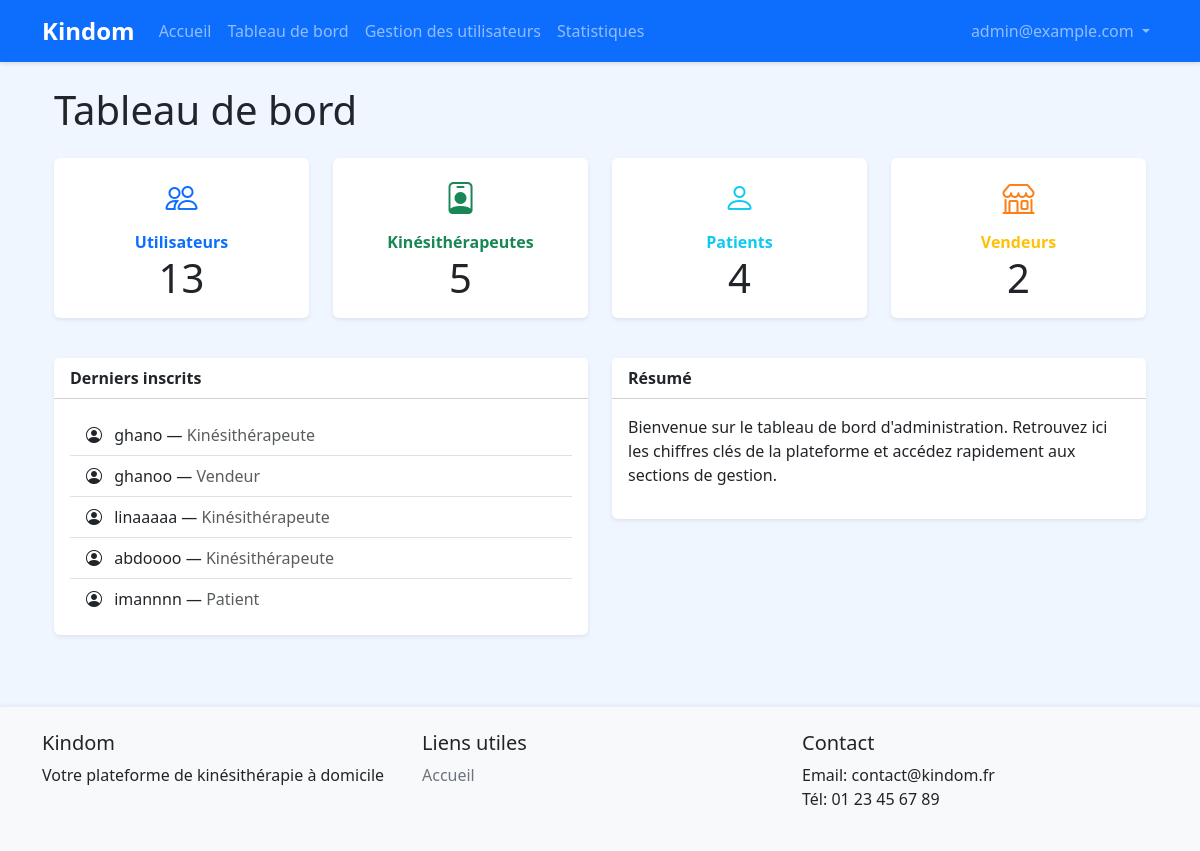
The page /admin-dashboard/ (signed in) on the database its author committed.
### accounts/models.py (models this page shows, shortened)
class CustomUser(AbstractUser):
    USER_TYPE_CHOICES = (
        ('patient', 'Patient'),
        ('kine', 'Kinésithérapeute'),
        ('vendor', 'Vendeur'),
        ('admin', 'Administrateur'),
    )
    user_type = models.CharField(max_length=20, choices=USER_TYPE_CHOICES, default='patient')
    phone_number = models.CharField(max_length=15, blank=True)
    address = models.TextField(blank=True)
    profile_picture = models.ImageField(upload_to='profile_pics/', blank=True, null=True)
    bio = models.TextField(blank=True)
    is_validated = models.BooleanField(default=True)  # True par défaut, sauf pour les kinés
    diplome = models.CharField(max_length=100, blank=True, null=True, verbose_name="Diplôme")
    wilaya = models.CharField(max_length=50, blank=True, null=True, verbose_name="Wilaya")
    diplome_file = models.ImageField(upload_to='diplomes/', blank=True, null=True, verbose_name="Photo du diplôme")

### accounts/views.py (the view)
# urls.py: path('admin-dashboard/', views.admin_dashboard, name='admin_dashboard'),
@staff_member_required
def admin_dashboard(request):
    stats = {
        'total_users': CustomUser.objects.exclude(user_type='admin').count(),
        'total_kines': CustomUser.objects.filter(user_type='kine').count(),
        'total_patients': CustomUser.objects.filter(user_type='patient').count(),
        'total_vendors': CustomUser.objects.filter(user_type='vendor').count(),
    }
    latest_users = CustomUser.objects.exclude(user_type='admin').order_by('-date_joined')[:5]
    return render(request, 'admin_custom/dashboard.html', {'stats': stats, 'latest_users': latest_users})

### templates/admin_custom/dashboard.html (shortened to what this page needs)
{% extends 'base.html' %}
{% block content %}
<div class="container-fluid">
    <h1 class="mb-4">Tableau de bord</h1>
    <div class="row mb-4">
        <div class="col-md-3 mb-3">
            <div class="card shadow-sm border-0">
                <div class="card-body text-center">
                    <div class="mb-2"><i class="bi bi-people" style="font-size:2rem; color:#0d6efd;"></i></div>
                    <div class="fw-bold text-primary">Utilisateurs</div>
                    <div class="display-6">{{ stats.total_users }}</div>
                </div>
            </div>
        </div>
        <div class="col-md-3 mb-3">
            <div class="card shadow-sm border-0">
                <div class="card-body text-center">
                    <div class="mb-2"><i class="bi bi-person-badge" style="font-size:2rem; color:#198754;"></i></div>
                    <div class="fw-bold text-success">Kinésithérapeutes</div>
                    <div class="display-6">{{ stats.total_kines }}</div>
                </div>
            </div>
        </div>
        <div class="col-md-3 mb-3">
            <div class="card shadow-sm border-0">
                <div class="card-body text-center">
                    <div class="mb-2"><i class="bi bi-person" style="font-size:2rem; color:#0dcaf0;"></i></div>
                    <div class="fw-bold text-info">Patients</div>
                    <div class="display-6">{{ stats.total_patients }}</div>
                </div>
            </div>
        </div>
        <div class="col-md-3 mb-3">
            <div class="card shadow-sm border-0">
                <div class="card-body text-center">
                    <div class="mb-2"><i class="bi bi-shop" style="font-size:2rem; color:#fd7e14;"></i></div>
                    <div class="fw-bold text-warning">Vendeurs</div>
                    <div class="display-6">{{ stats.total_vendors }}</div>
                </div>
            </div>
        </div>
    </div>
    <div class="row g-4">
        <div class="col-md-6">
            <div class="card shadow-sm border-0">
                <div class="card-header bg-white fw-bold">Derniers inscrits</div>
                <div class="card-body">
                    <ul class="list-group list-group-flush">
                        {% for user in latest_users %}
                        <li class="list-group-item">
                            <i class="bi bi-person-circle me-2"></i>
                            {{ user.username }} — <span class="text-muted">{{ user.get_user_type_display }}</span>
                        </li>
                        {% empty %}
                        <li class="list-group-item text-muted">Aucun nouvel utilisateur</li>
                        {% endfor %}
                    </ul>
                </div>
            </div>
        </div>
        <div class="col-md-6">
            <div class="card shadow-sm border-0">
                <div class="card-header bg-white fw-bold">Résumé</div>
                <div class="card-body">
                    <p>Bienvenue sur le tableau de bord d'administration. Retrouvez ici les chiffres clés de la plateforme et accédez rapidement aux sections de gestion.</p>
                </div>
            </div>
        </div>
    </div>
</div>
<link rel="stylesheet" href="https://cdn.jsdelivr.net/npm/bootstrap-icons@1.10.5/font/bootstrap-icons.css">
{% endblock %}

### templates/base.html (shortened to what this page needs)
<!DOCTYPE html>
<html lang="fr">
<head>
    <link href="https://cdn.jsdelivr.net/npm/bootstrap@5.3.0/dist/css/bootstrap.min.css" rel="stylesheet">
    {% load static %}
    <link href="{% static 'css/style.css' %}" rel="stylesheet">
</head>
<body>
    <nav class="navbar navbar-expand-lg navbar-dark bg-primary">
        <div class="container">
            <a class="navbar-brand" href="{% url 'accounts:home' %}">Kindom</a>
            <div class="collapse navbar-collapse" id="navbarNav">
                <ul class="navbar-nav me-auto">
                    <li class="nav-item">
                        <a class="nav-link" href="{% url 'accounts:home' %}">Accueil</a>
                    </li>
                    {% if user.is_authenticated and user.is_superuser or user.is_authenticated and user.user_type == 'admin' %}
                        <li class="nav-item">
                            <a class="nav-link" href="{% url 'accounts:admin_dashboard' %}">Tableau de bord</a>
                        </li>
                        <li class="nav-item">
                            <a class="nav-link" href="{% url 'accounts:admin_users' %}">Gestion des utilisateurs</a>
                        </li>
                        <li class="nav-item">
                            <a class="nav-link" href="{% url 'accounts:admin_stats' %}">Statistiques</a>
                        </li>
                    {% endif %}
                </ul>
                <ul class="navbar-nav">
                    {% if user.is_authenticated %}
                        <li class="nav-item dropdown">
                            <a class="nav-link dropdown-toggle" href="#" id="navbarDropdown" role="button" data-bs-toggle="dropdown">
                                {{ user.get_full_name|default:user.email }}
                            </a>
                        </li>
                    {% endif %}
                </ul>
            </div>
        </div>
    </nav>
    <main class="container my-4">
        {% block content %}{% endblock %}
    </main>
    <footer class="bg-light py-4 mt-5">
        <div class="container">
            <div class="row">
                <div class="col-md-4">
                    <h5>Kindom</h5>
                    <p>Votre plateforme de kinésithérapie à domicile</p>
                </div>
                <div class="col-md-4">
                    <h5>Liens utiles</h5>
                    <ul class="list-unstyled">
                        <li><a href="{% url 'accounts:home' %}">Accueil</a></li>
                    </ul>
                </div>
                <div class="col-md-4">
                    <h5>Contact</h5>
                    <ul class="list-unstyled">
                        <li>Email: contact@kindom.fr</li>
                        <li>Tél: 01 23 45 67 89</li>
                    </ul>
                </div>
            </div>
        </div>
    </footer>
</body>
</html>

### static/css/style.css (style rules this page uses)
body { min-height: 100vh; display: flex; flex-direction: column; background: #f0f6ff; }
main { flex: 1; }
.navbar { box-shadow: 0 2px 4px rgba(0,0,0,0.1); }
.navbar-brand { font-weight: bold; font-size: 1.5rem; }
.card { box-shadow: 0 2px 4px rgba(0,0,0,0.05); transition: transform 0.2s; }
footer { margin-top: auto; box-shadow: 0 -2px 4px rgba(0,0,0,0.05); }
footer a { color: #6c757d; text-decoration: none; }

### rows shown on the page
CustomUser: get_full_name "admin@example.com"
CustomUser: username "ghano", user_type "Kinésithérapeute"
CustomUser: username "ghanoo", user_type "Vendeur"
CustomUser: username "linaaaaa", user_type "Kinésithérapeute"
CustomUser: username "abdoooo", user_type "Kinésithérapeute"
CustomUser: username "imannnn", user_type "Patient"

### other values the page prints
{{ stats.total_users }} "13"
{{ stats.total_kines }} "5"
{{ stats.total_patients }} "4"
{{ stats.total_vendors }} "2"
